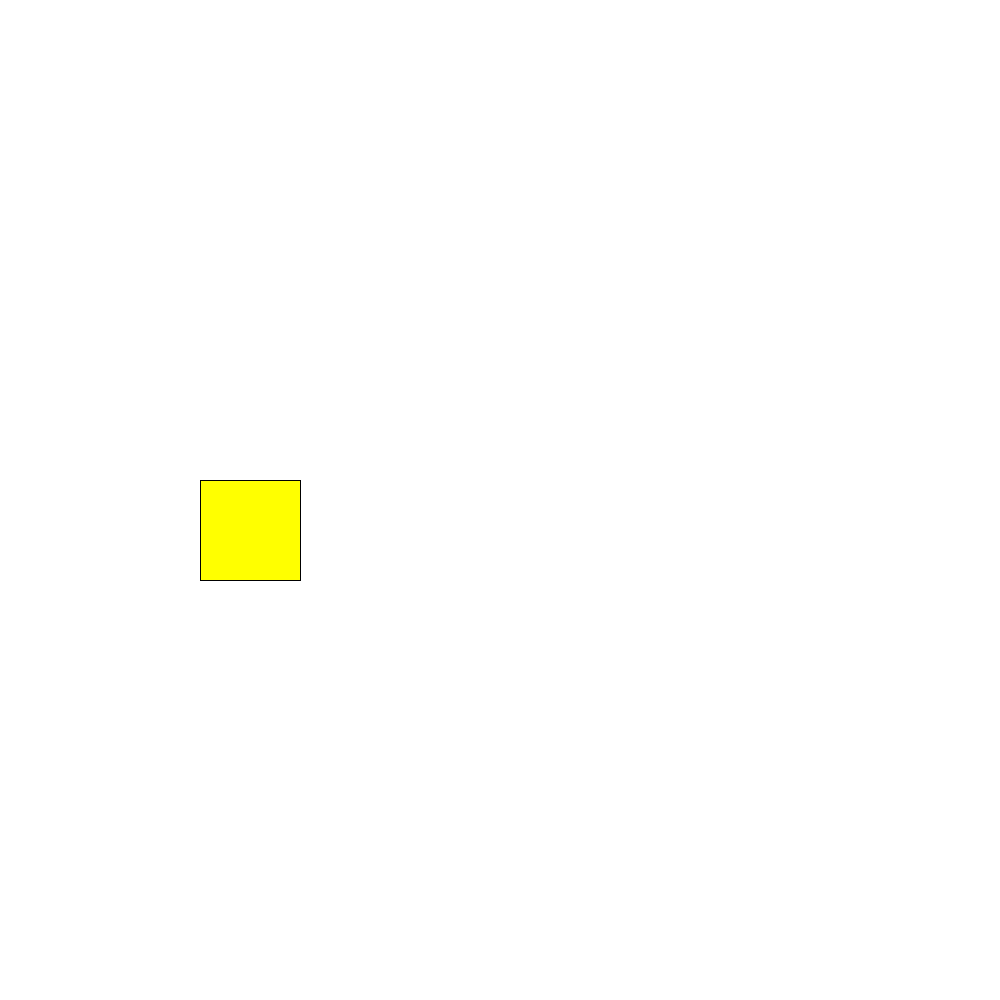
Frame 1 (no input)
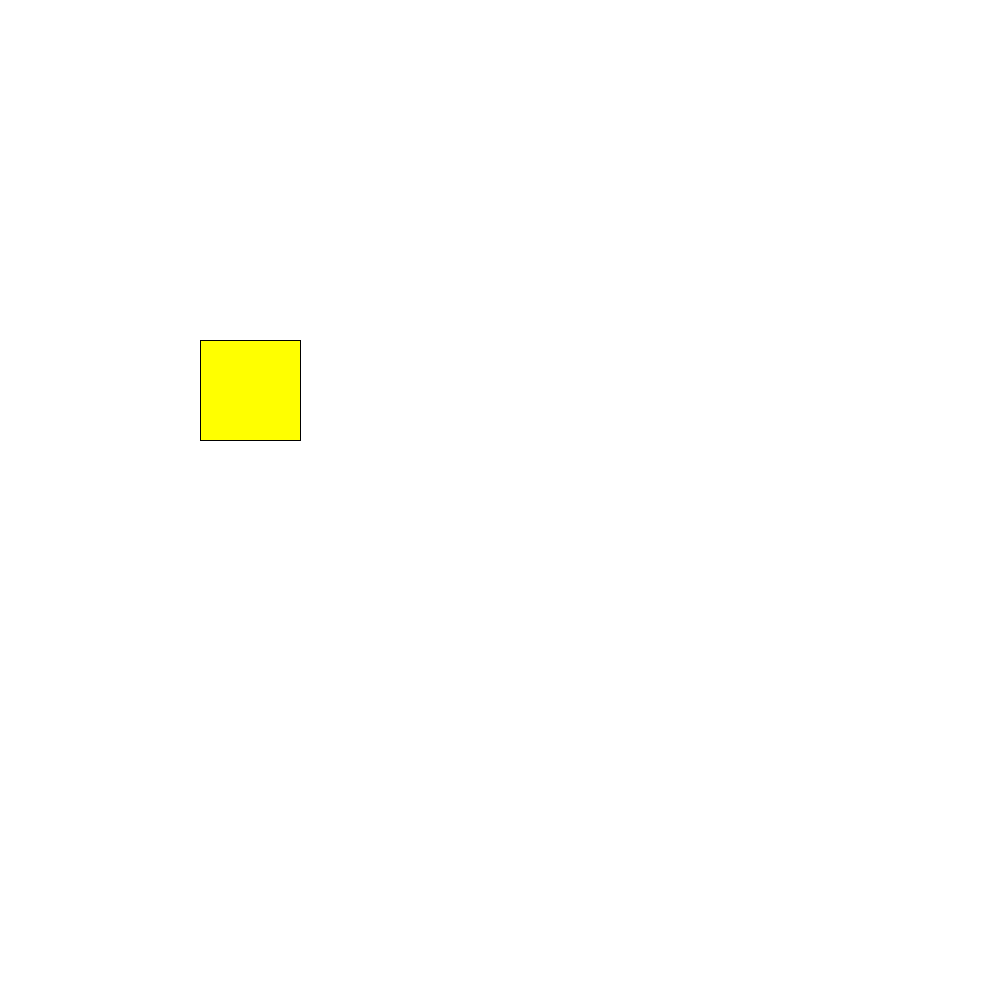
Frame 60 (the mouse pressed at the canvas centre just before this capture)
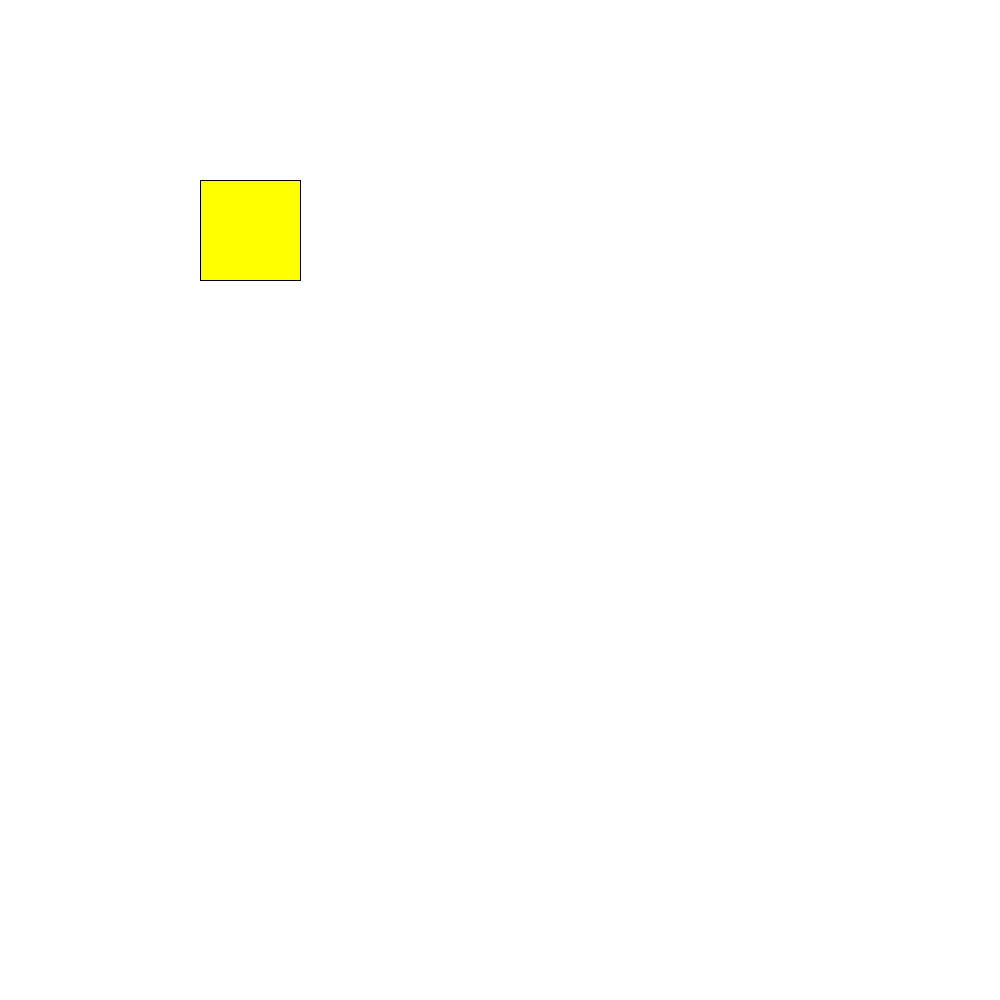
Frame 120 (the mouse held since frame 60 and released just before this capture)

The Processing sketch that drew these frames (run headless with seeded random() and noise(); from frame 60 on, the mouse is pressed at the canvas centre):

// Processing sketch: Spinning_Square
// ── Spinning_Square.pde
float positionX = 200, positionY = 500, size = 100, speed = 20;
void setup(){
  background(255);
  size(1000, 1000);
  rect(positionX, positionY, size, size);
  fill(255, 255, 0);
}

void draw(){
  background(255);
  if(positionY < 0){
    positionY = height;
  }
  else{
    positionY -= speed;
    rect(positionX, positionY, size, size);
    rotate(PI/4);
  }
}
